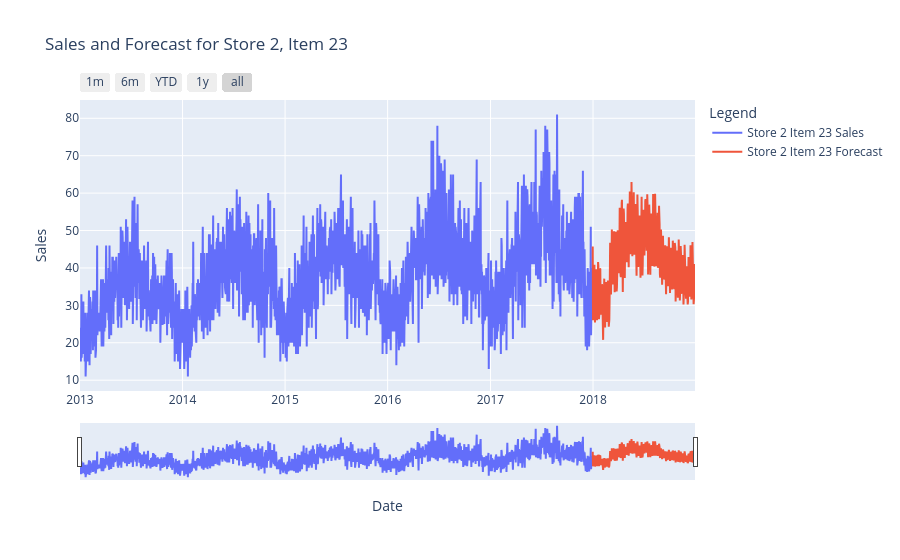

Notebook cell for this chart:
### Code cell
def predicted_graph(store_num, item_num, train, forecast):
    logging.info(f"Plotting predicted graph for store {store_num}, item {item_num}...")
    train_data = train[(train.store == store_num) & (train.item == item_num)]
    forecast_data = forecast[
        (forecast.store == store_num) & (forecast.item == item_num)
    ]

    fig = make_subplots(rows=1, cols=1, shared_xaxes=True)

    fig.add_trace(
        go.Scatter(
            x=train_data.date,
            y=train_data.sales,
            name=f"Store {store_num} Item {item_num} Sales",
            mode="lines",
        )
    )

    fig.add_trace(
        go.Scatter(
            x=forecast_data.date,
            y=forecast_data.sales,
            name=f"Store {store_num} Item {item_num} Forecast",
            mode="lines",
        )
    )

    fig.update_layout(
        title=f"Sales and Forecast for Store {store_num}, Item {item_num}",
        xaxis_title="Date",
        yaxis_title="Sales",
        legend_title="Legend",
        hovermode="x unified",
    )

    fig.update_xaxes(
        rangeslider_visible=True,
        rangeselector=dict(
            buttons=list(
                [
                    dict(count=1, label="1m", step="month", stepmode="backward"),
                    dict(count=6, label="6m", step="month", stepmode="backward"),
                    dict(count=1, label="YTD", step="year", stepmode="todate"),
                    dict(count=1, label="1y", step="year", stepmode="backward"),
                    dict(step="all"),
                ]
            )
        ),
    )

    fig.show()
    logging.info(f"Predicted graph for store {store_num}, item {item_num} plotted.")


predicted_graph(store_num=2, item_num=23, train=data1, forecast=forecast)

### Figure 1 — Plotly figure (JSON) as saved in the notebook; plotly's stock layout.template omitted (floating-point values rounded to 4 significant figures; data arrays with more than 128 entries replaced by an {"elided": "..."} marker saying what was removed)
{"data": [{"mode": "lines", "name": "Store 2 Item 23 Sales", "type": "scatter", "x": {"elided": "1826 str values"}, "y": {"elided": "1826 int values"}}, {"mode": "lines", "name": "Store 2 Item 23 Forecast", "type": "scatter", "x": {"elided": "365 str values"}, "y": {"elided": "365 float values"}}], "layout": {"hovermode": "x unified", "legend": {"title": {"text": "Legend"}}, "title": {"text": "Sales and Forecast for Store 2, Item 23"}, "xaxis": {"anchor": "y", "domain": [0, 1], "rangeselector": {"buttons": [{"count": 1, "label": "1m", "step": "month", "stepmode": "backward"}, {"count": 6, "label": "6m", "step": "month", "stepmode": "backward"}, {"count": 1, "label": "YTD", "step": "year", "stepmode": "todate"}, {"count": 1, "label": "1y", "step": "year", "stepmode": "backward"}, {"step": "all"}]}, "rangeslider": {"visible": true}, "title": {"text": "Date"}}, "yaxis": {"anchor": "x", "domain": [0, 1], "title": {"text": "Sales"}}}}
